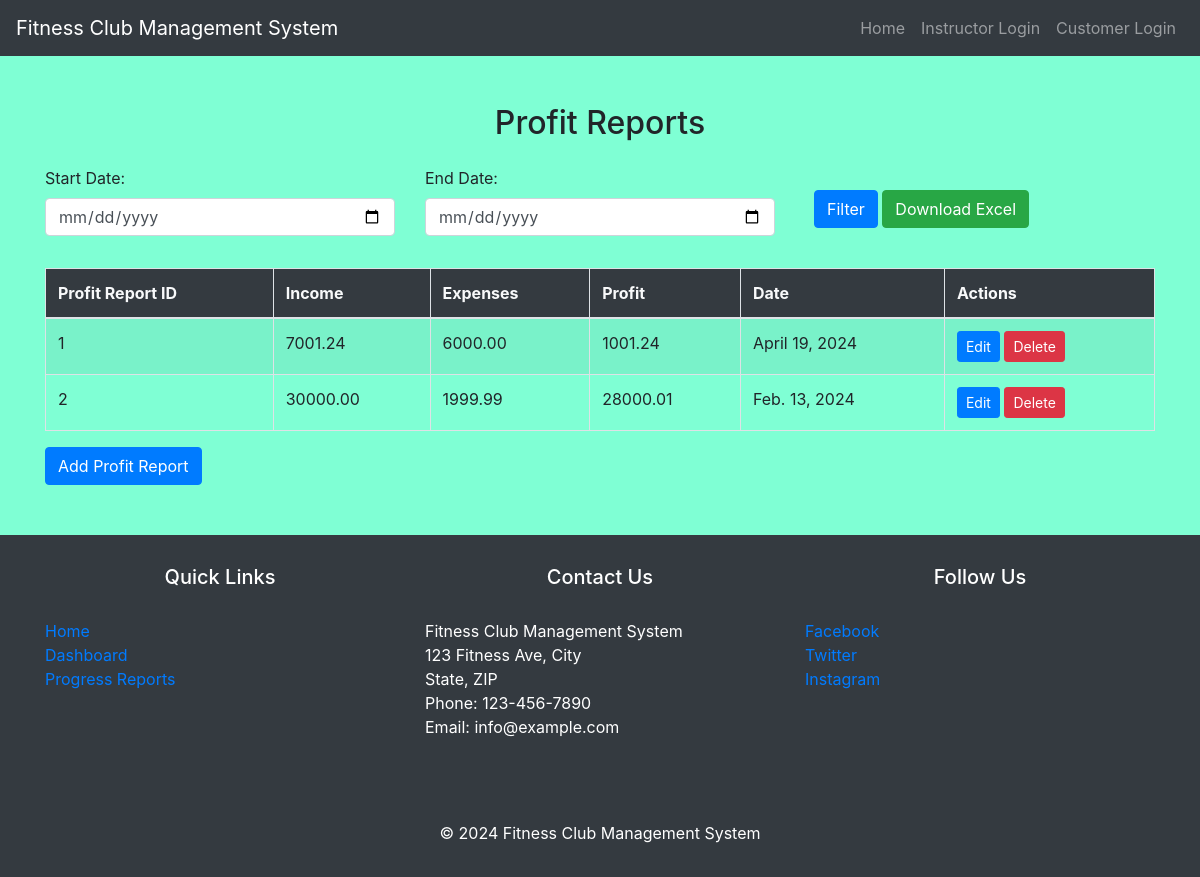
Page /profit-reports/ on the committed database.
### myapp/models.py (models this page shows, shortened)
class ProfitReport(models.Model):
    profit_report_id = models.AutoField(primary_key=True)
    income = models.DecimalField(max_digits=10, decimal_places=2, validators=[MinValueValidator(0)])
    expenses = models.DecimalField(max_digits=10, decimal_places=2, validators=[MinValueValidator(0)])
    profit = models.DecimalField(max_digits=10, decimal_places=2, validators=[MinValueValidator(0)], editable=False)
    date = models.DateField()

### myapp/views.py (the view, shortened to what this page needs)
# urls.py: path('profit-reports/', views.view_profit_reports, name='profit_reports'),
def view_profit_reports(request):
    form = ProfitReportFilterForm(request.GET)
    profit_reports = ProfitReport.objects.all()
    if form.is_valid():
        start_date = form.cleaned_data.get('start_date')
        end_date = form.cleaned_data.get('end_date')
        if start_date:
            profit_reports = profit_reports.filter(date__gte=start_date)
        if end_date:
            profit_reports = profit_reports.filter(date__lte=end_date)
    return render(request, 'profit_reports.html', {'form': form, 'profit_reports': profit_reports})

### myapp/forms.py
class ProfitReportFilterForm(forms.Form):
    start_date = forms.DateField(label='Start Date', required=False, widget=forms.DateInput(attrs={'type': 'date', 'class': 'form-control'}))
    end_date = forms.DateField(label='End Date', required=False, widget=forms.DateInput(attrs={'type': 'date', 'class': 'form-control'}))

### myapp/templates/profit_reports.html (shortened to what this page needs)
{% extends 'base.html' %}
{% block content %}
    <div class="container mt-5">
        <h2 class="mb-4">Profit Reports</h2>
        <form method="get" class="mb-3">
            <div class="row">
                <div class="col-md-4">
                    <label for="id_start_date">Start Date:</label>
                    <input type="date" id="id_start_date" name="start_date" value="{{ form.start_date.value }}" class="form-control">
                </div>
                <div class="col-md-4">
                    <label for="id_end_date">End Date:</label>
                    <input type="date" id="id_end_date" name="end_date" value="{{ form.end_date.value }}" class="form-control">
                </div>
                <div class="m-4">
                    <button type="submit" class="btn btn-primary">Filter</button>
                    <a href="?download_excel=true" class="btn btn-success">Download Excel</a>
                </div>
            </div>
        </form>
        <div class="table-responsive">
            <table class="table table-striped table-bordered">
                <thead class="bg-dark text-light">
                    <tr>
                        <th>Profit Report ID</th>
                        <th>Income</th>
                        <th>Expenses</th>
                        <th>Profit</th>
                        <th>Date</th>
                        <th>Actions</th>
                    </tr>
                </thead>
                <tbody>
                    {% for profit_report in profit_reports %}
                        <tr>
                            <td>{{ profit_report.profit_report_id }}</td>
                            <td>{{ profit_report.income }}</td>
                            <td>{{ profit_report.expenses }}</td>
                            <td>{{ profit_report.profit }}</td>
                            <td>{{ profit_report.date }}</td>
                            <td>
                                <a href="{% url 'edit_profit_report' profit_report.profit_report_id %}" class="btn btn-sm btn-primary">Edit</a>
                                <a href="{% url 'delete_profit_report' profit_report.profit_report_id %}" class="btn btn-sm btn-danger">Delete</a>
                            </td>
                        </tr>
                    {% empty %}
                        <tr>
                            <td colspan="6">No profit reports available.</td>
                        </tr>
                    {% endfor %}
                </tbody>
            </table>
        </div>
        <a href="{% url 'add_profit_report' %}" class="btn btn-primary">Add Profit Report</a>
    </div>
{% endblock %}

### rows in the picture
ProfitReport: profit_report_id "1", income "7001.24", expenses "6000.00", profit "1001.24", date "April 19, 2024"
ProfitReport: profit_report_id "2", income "30000.00", expenses "1999.99", profit "28000.01", date "Feb. 13, 2024"
